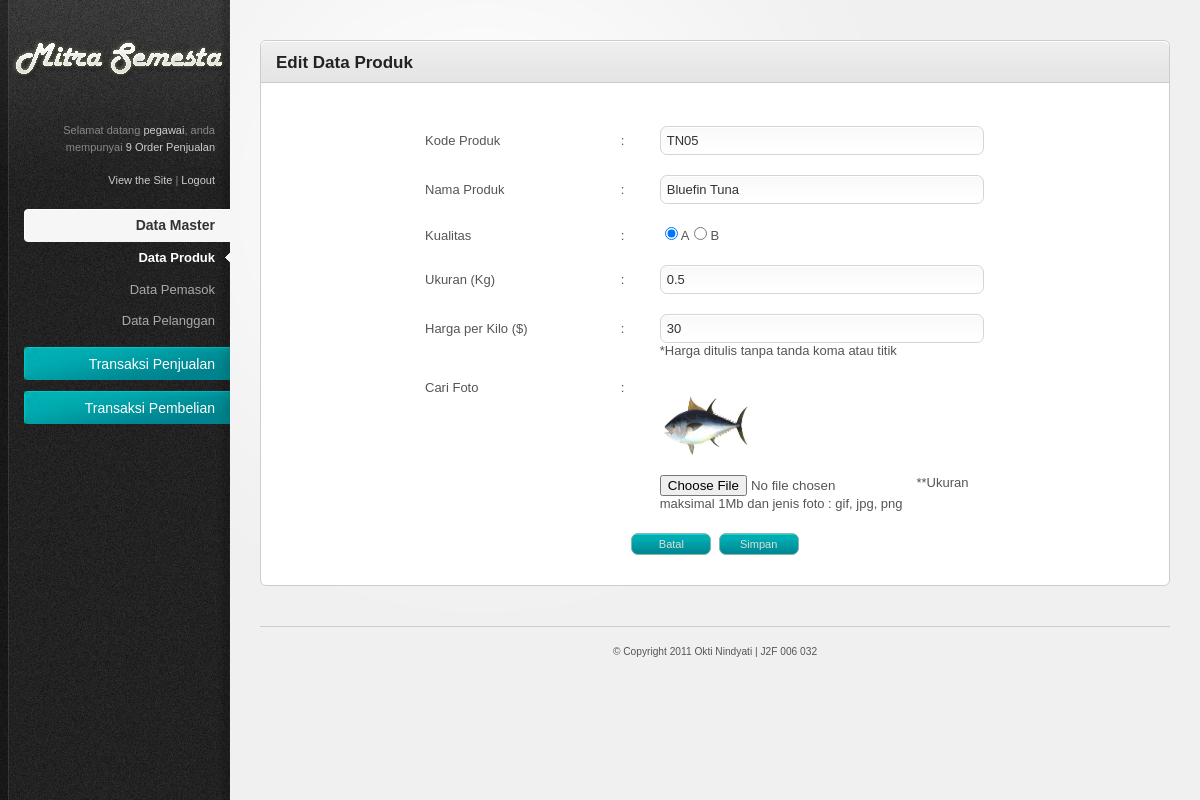
The page /index.php/admin/produk/edit_produk/TN05 (signed in) on the database its author committed.
### tables this page shows
CREATE TABLE IF NOT EXISTS `produk` (
  `KodeProduk` varchar(7) NOT NULL,
  `NamaProduk` varchar(20) NOT NULL,
  `Kualitas` enum('A','B') DEFAULT NULL,
  `Berat` double NOT NULL,
  `HargaKiloan` double NOT NULL,
  `NamaFoto` varchar(30) NOT NULL,
  PRIMARY KEY (`KodeProduk`)
);

### system/application/controllers/admin/produk.php (called while the page is built, shortened)
<?php
Class Produk extends Controller{
	function Produk(){
		if(isset($_SESSION["username"]) && $_SESSION['level']=='Pegawai'){
			$this->load->model(array('produk_model','penjualan_model'));
		}else{
			redirect('home');
		}
	}
	function edit_produk($KodeProduk=''){
		if($KodeProduk !=""){
			$data['judul'] = "Edit Data Produk";
			$this->form_validation->set_rules('KodeProduk','Kode Produk','required');
			$this->form_validation->set_rules('NamaProduk','Nama Produk','required');
			$this->form_validation->set_rules('Kualitas', 'Kualitas', 'required|alpha');
			$this->form_validation->set_rules('Berat', 'Ukuran', 'required');
			$this->form_validation->set_rules('userfile', 'Nama Foto', 'callback_upload');
			$this->form_validation->set_rules('HargaKiloan', 'Harga Kiloan', 'required');
			$this->form_validation->set_error_delimiters('<div class="error">', '</div>');
			$this->form_validation->set_message('required', '%s harus diisi.');
			if($this->form_validation->run()==false){
				$result = $this->produk_model->get_detail_produk($KodeProduk);
				$subdata['result_detail_produk'] = $result;
				$data['content'] = $this->load->view('admin/produk_edit_view',$subdata,TRUE);
				$this->load->view("template_admin/template",$data);
			}
		}else{
			redirect("admin/produk","refresh");
		}
	}
}

### system/codeigniter/CodeIgniter.php (called while the page is built, shortened)
<?php  if ( ! defined('BASEPATH')) exit('No direct script access allowed');
$EXT =& load_class('Hooks');
$EXT->_call_hook('pre_system');
$URI =& load_class('URI');
$RTR =& load_class('Router');
$method = $RTR->fetch_method();
$EXT->_call_hook('pre_controller');
$CI = new $class();
if ($RTR->scaffolding_request === TRUE)
{
	if ($EXT->_call_hook('scaffolding_override') === FALSE)
	{
		$CI->_ci_scaffolding();
	}
}
else
{
	if (method_exists($CI, '_remap'))
	{
		$CI->_remap($method);
	}
	else
	{
		call_user_func_array(array(&$CI, $method), array_slice($URI->rsegments, 2));
	}
}

### index.php (called while the page is built, shortened)
<?php
require_once BASEPATH.'codeigniter/CodeIgniter'.EXT;

### system/application/models/produk_model.php (called while the page is built, shortened)
<?php
Class Produk_model extends Model{
	function get_detail_produk($KodeProduk){
		$this->db->where('KodeProduk',$KodeProduk);
		$query = $this->db->get('produk');
		return $query->result();
	}
}

### system/codeigniter/Base5.php (called while the page is built)
<?php  if ( ! defined('BASEPATH')) exit('No direct script access allowed');
class CI_Base {
	private static $instance;
	public function CI_Base()
	{
		self::$instance =& $this;
	}
	public static function &get_instance()
	{
		return self::$instance;
	}
}
function &get_instance()
{
	return CI_Base::get_instance();
}

### system/application/views/admin/produk_edit_view.php (the view, shortened to what this page needs)
<div class="tab-content default-tab" id="tab1">
	<?php if($result_detail_produk){
	foreach($result_detail_produk as $num_row => $row)
	{?>
	<?=form_open_multipart("admin/produk/edit_produk/".$row->KodeProduk)?>
		<center>
		<table id="tabel1" width="600px">
			<tr>
				<td width="130px">Kode Produk</td>
				<td width="10px">:</td>
				<td width="260px"><input class="text-input medium-input" type="text" size="30px" name="KodeProduk" value="<?=($row->KodeProduk)?>"><?php echo form_error('KodeProduk'); ?></td>
			</tr>
			<tr>
				<td>Nama Produk</td>
				<td>:</td>
				<td><input class="text-input medium-input" type="text" size="30px" name="NamaProduk" value="<?=($row->NamaProduk)?>"><?php echo form_error('NamaProduk'); ?></td>
			</tr>
			<tr>
				<td>Kualitas</td>
				<td>:</td>
				<td>
				<?php	echo form_radio('Kualitas', 'A',(($row->Kualitas=='A')?TRUE:FALSE));
						echo "A";
						echo form_radio('Kualitas', 'B',(($row->Kualitas=='B')?TRUE:FALSE));
						echo "B";
					?>
				</td>
			</tr>
			<tr>
				<td>Ukuran (Kg)</td>
				<td>:</td>
				<td><input class="text-input medium-input" type="text" size="30px" name="Berat" value="<?=($row->Berat)?>"><?php echo form_error('Berat'); ?></td>
			</tr>
			<tr>
				<td>Harga per Kilo ($)</td>
				<td>:</td>
				<td><input class="text-input medium-input" type="text" size="30px" name="HargaKiloan" value="<?=($row->HargaKiloan)?>"><?php echo form_error('HargaKiloan'); ?>
				*Harga ditulis tanpa tanda koma atau titik</td>
			</tr>
			<tr>
				<td style="vertical-align:top">Cari Foto</td>
				<td style="vertical-align:top">:</td>
				<td style="vertical-align:top">
				<img src="<?=base_url()?>./foto_ikan/<?=($row->NamaFoto!="")?$row->NamaFoto:'default.jpg'?>" width="90" height="90" border="0" alt="">
				<input style="vertical-align:top; align:right" type="file" name="userfile" size="0" value="<?=($row->NamaFoto)?>">
				 **Ukuran maksimal 1Mb dan jenis foto : gif, jpg, png
				</td>
			</tr>
			<tr>
				<td colspan="3" style="text-align:center"><input type="button" class="button" style="width:80px" name="button" value="Batal" onClick="javascript:history.back()">&nbsp;
				<input type="submit" class="button" style="width:80px" name="submit" value="Simpan"></td>
			</tr>
		</table>
		</center>
	<?php
	};
	}else{
	}
	?>
</div>

### system/application/views/template_admin/resources/css/style.css (style rules this page uses)
html { font-size: 100%; height: 100%; margin-bottom: 1px; }
body { font-family: Arial, Helvetica, sans-serif; color: #555; background: #f0f0f0 url('../images/bg-body.gif') top left repeat-y; font-size: 12px; }
.button { font-family: Verdana, Arial, sans-serif; display: inline-block; background: #3e4e5a url('../images/bg-button-blue.jpg') top left repeat-x !important; border: 1px solid #84bab2 !important; padding: 4px 7px 4px 7px !important; color: #ddd !important; font-size: 11px !important; cursor: pointer; }
#main-content table { border-collapse: collapse; }
#main-content tbody tr { background: #fff; }
#main-content tbody tr.alt-row { background: #ffffff; }
#main-content table td, #main-content table th { padding: 10px; line-height: 1.3em; }
form input.text-input, form select, form textarea, form .wysiwyg { padding: 6px; font-size: 13px; background: #fff url('../images/bg-form-field.gif') top left repeat-x; border: 1px solid #d5d5d5; color: #333; }
form .medium-input { width: 90% !important; }
form input[type="checkbox"], form input[type="radio"] { padding: 0; background: none; border: 0; }

### system/application/views/template_admin/resources/css/invalid.css (style rules this page uses)
.button, #main-content table tfoot td .bulk-actions select, .pagination a.number, form input.text-input, form textarea, form .wysiwyg, form select { -moz-border-radius: 7px; -webkit-border-radius: 7px; border-radius: 7px; }

### rows shown on the page
produk: KodeProduk "TN05", NamaProduk "Bluefin Tuna", Kualitas "☑", Berat "0.5", HargaKiloan "30", NamaFoto (picture)

### other values the page prints
$_SESSION['username'] "pegawai"
$this->penjualan_model->count_row_penjualan('Pesan') "9"
$judul "Edit Data Produk"
